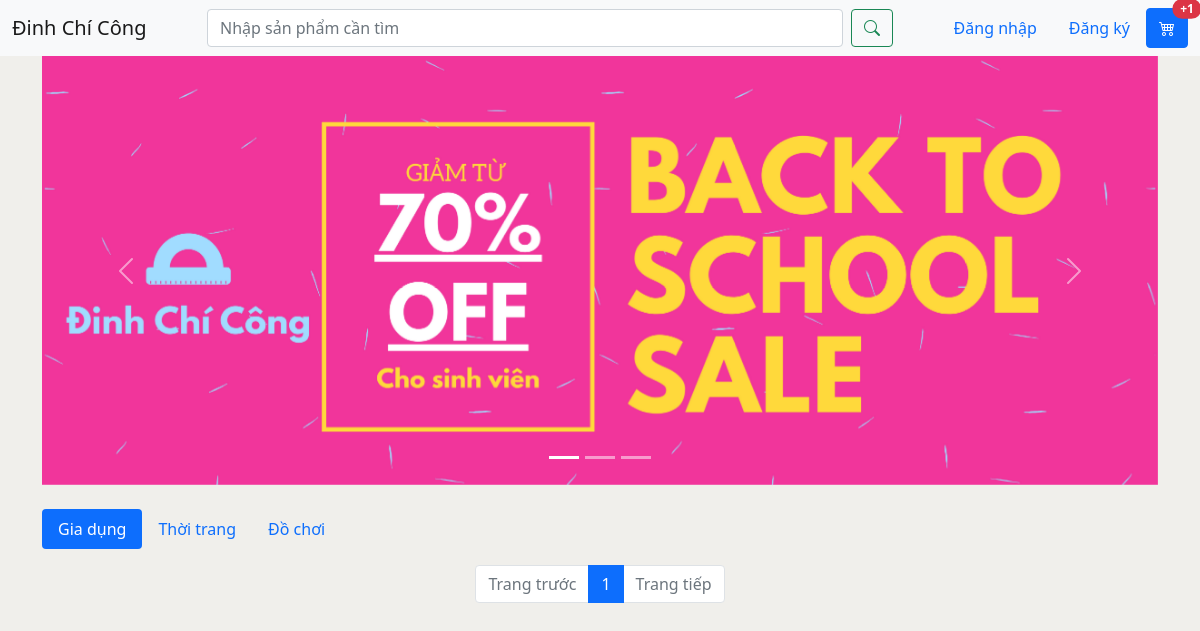
Before: / with the older database file.
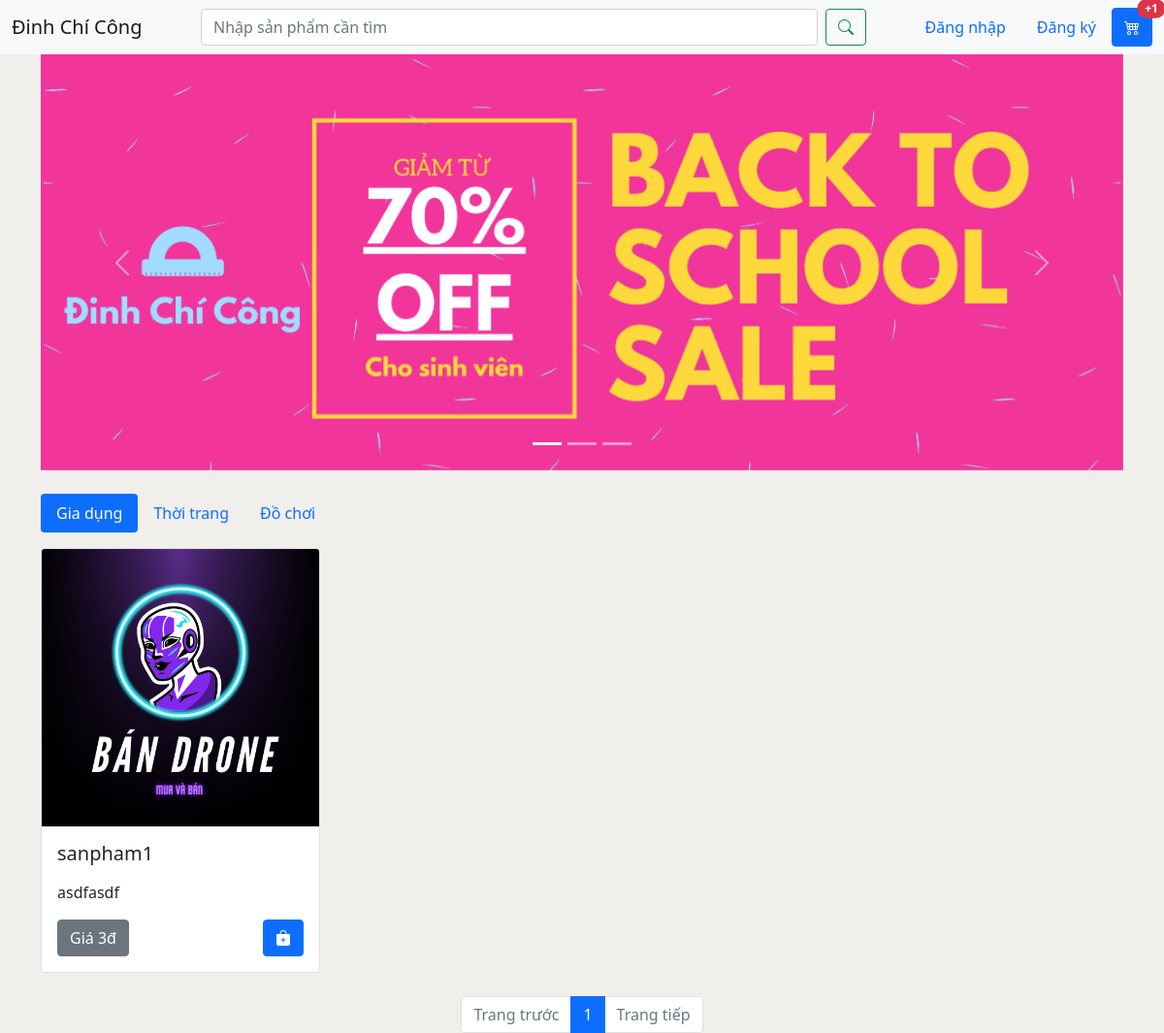
After: the same page with the newer database file.
### product/models.py (models this page shows)
class Product(models.Model):
    name = models.CharField(max_length = 200)
    active = models.BooleanField (default=True)
    image = models.ImageField(null = True)
    price = models.IntegerField()
    number = models.IntegerField()
    describe = models.TextField(null = True, max_length = 300)
    information = models.TextField()
    rate = models.IntegerField()
    location = models.TextField()
    guide = models.TextField()
    warranty = models.IntegerField()
    category = models.ForeignKey(Category, on_delete=models.CASCADE)

### home/views.py (the view)
# urls.py: path('', views.ProductListView.as_view(), name = 'home'),
class ProductListView(ListView):
    queryset = Product.objects.all()
    template_name = 'pages/home.html'
    context_object_name = 'Products'
    paginate_by = 30

### home/templates/pages/home.html (shortened to what this page needs)
{% extends "pages/base.html" %}
{% load static %}
{% block content %}
<div id="carouselExampleIndicators" class="carousel slide" data-bs-ride="carousel">
    <div class="carousel-indicators">
        <button type="button" data-bs-target="#carouselExampleIndicators" data-bs-slide-to="0" class="active" aria-current="true" aria-label="Slide 1"></button>
        <button type="button" data-bs-target="#carouselExampleIndicators" data-bs-slide-to="1" aria-label="Slide 2"></button>
        <button type="button" data-bs-target="#carouselExampleIndicators" data-bs-slide-to="2" aria-label="Slide 3"></button>
    </div>
    <div class="carousel-inner">
        <div class="carousel-item active">
            <img src="{% static 'images/slideshow1.png' %}" class="d-block w-100" alt="...">
        </div>
    </div>
    <button class="carousel-control-prev" type="button" data-bs-target="#carouselExampleIndicators" data-bs-slide="prev">
        <span class="carousel-control-prev-icon" aria-hidden="true"></span>
    </button>
    <button class="carousel-control-next" type="button" data-bs-target="#carouselExampleIndicators" data-bs-slide="next">
        <span class="carousel-control-next-icon" aria-hidden="true"></span>
    </button>
</div>
<br>
<ul class="nav nav-pills mb-3" id="pills-tab" role="tablist">
  <li class="nav-item" role="presentation">
    <button class="nav-link active" id="pills-home-tab" data-bs-toggle="pill" data-bs-target="#pills-home" type="button" role="tab" aria-controls="pills-home" aria-selected="true">Gia dụng</button>
  </li>
  <li class="nav-item" role="presentation">
    <button class="nav-link" id="pills-profile-tab" data-bs-toggle="pill" data-bs-target="#pills-profile" type="button" role="tab" aria-controls="pills-profile" aria-selected="false">Thời trang</button>
  </li>
  <li class="nav-item" role="presentation">
    <button class="nav-link" id="pills-contact-tab" data-bs-toggle="pill" data-bs-target="#pills-contact" type="button" role="tab" aria-controls="pills-contact" aria-selected="false">Đồ chơi</button>
  </li>
</ul>
<div class="row row-cols-1 row-cols-md-4 g-4">
    {% for product in Products %}
    <div class="col">
        <div class="card" style="width: 18rem;">
            <a href="product/{{product.id}}">
                <img  class="card-img-top" src="{{product.image.url}}" alt="Card image cap">
            </a>
            <div class="card-body">
                <h5 class="card-title">{{product.name}}</h5>
                <p class="card-text">{{product.describe|safe|linebreaks}}</p>
                <div class=" clearfix">
                  <button type="button" class="btn btn-secondary float-start">Giá {{product.price}}đ</button>
                  <a href="product/{{product.id}}" class="btn btn-primary float-end"><i class="bi bi-bag-plus-fill"></i></a>
                </div>
            </div>
        </div>
    </div>
    {% endfor %}
</div>
<br>
<nav aria-label="Page navigation example">
  <ul class="pagination justify-content-center">
    {% if page_obj.has_previous %}
    <li class="page-item">
      <a class="page-link" href="{{request.path}}?page=1">Trang đầu</a>
    </li>
    {% else %}
    <li class="page-item disabled">
        <span class="page-link">Trang trước</span>
    </li>
    {% endif %}
    <li class="page-item active" aria-current="page">
      <a class="page-link" href="{{request.path}}?page={{ page_obj.number }}">{{ page_obj.number }}</a>
    </li>
    {% if page_obj.has_next %}
    <li class="page-item">
        <a class="page-link" href="{{request.path}}?page={{page_obj.next_page_number}}">Trang tiếp</a>
    </li>
    {% else %}
    <li class="page-item disabled">
        <span class="page-link">Trang tiếp</span>
    </li>
    {% endif %}
  </ul>
</nav>
{% endblock %}

### home/templates/pages/base.html (shortened to what this page needs)
<!doctype html>
<html lang="en">
<head>
    <link rel="stylesheet" href="https://cdn.jsdelivr.net/npm/bootstrap-icons@1.5.0/font/bootstrap-icons.css">
    {% load static %}
    <link href="https://cdn.jsdelivr.net/npm/bootstrap@5.1.3/dist/css/bootstrap.min.css" rel="stylesheet">
</head>
<body>
    <nav class="navbar sticky-top navbar-expand-lg navbar-light bg-light">
        <div class="container-fluid">
            <a class="navbar-brand" href="/">
                Đinh Chí Công
            </a>
             <div class="navbar-search search col-sm-7 col-xs-11">
                  <form class="d-flex" action="/search" method="get">
                      <input class="form-control me-2" type="search" placeholder="Nhập sản phẩm cần tìm" name="query" id="query">
                      <button class="btn btn-outline-success" type="submit">
                            <i class="bi bi-search"></i>
                      </button>
                  </form>
                </div>
            <div class="nav justify-content-end" id="navbarScroll">
                {% if user.username %}
                    <div class="dropdown">
                        <button class="btn btn-outline-primary dropdown-toggle" type="button" id="dropdownMenuButton2" data-bs-toggle="dropdown" aria-expanded="false">
                            Xin chào {{user.username}}
                        </button>
                        <ul class="dropdown-menu dropdown-menu-light" aria-labelledby="dropdownMenuButton2">
                            <li><a class="dropdown-item active" href="#">Thông báo</a></li>
                            <li><a class="dropdown-item" href="#">Theo dõi đơn hàng</a></li>
                            <li><a class="dropdown-item" href="{% url 'infomation' %}">Thông tin cá nhân</a></li>
                            <li><hr class="dropdown-divider"></li>
                            <li><a class="dropdown-item" href="{% url 'logout' %}">Đăng xuất</a></li>
                        </ul>
                    </div>
                {% else %}
                    <li class="nav-item">
                        <a class="nav-link active" aria-current="page" href="{% url 'login' %}">Đăng nhập</a>
                    </li>
                    <li class="nav-item">
                        <a class="nav-link active" aria-current="page" href="{% url 'register' %}">Đăng ký</a>
                    </li>
                {% endif %}
                <button type="button" class="btn btn-primary position-relative">
                  <i class="bi bi-cart4"></i>
                  <span class="position-absolute top-0 start-100 translate-middle badge rounded-pill bg-danger">
                    +1
                  </span>
                </button>
            </div>
        </div>
    </nav>
    <div class="container">
        {% block content %}
        {% endblock %}
    </div>
</body>
</html>

### home/templates/pages/base.html (style rules this page uses)
html, body { height: 100%; background-color: #f0efeb }

Changed rows visible on the page:
added Product: image (picture), name "sanpham1", describe "asdfasdf", price "3"
